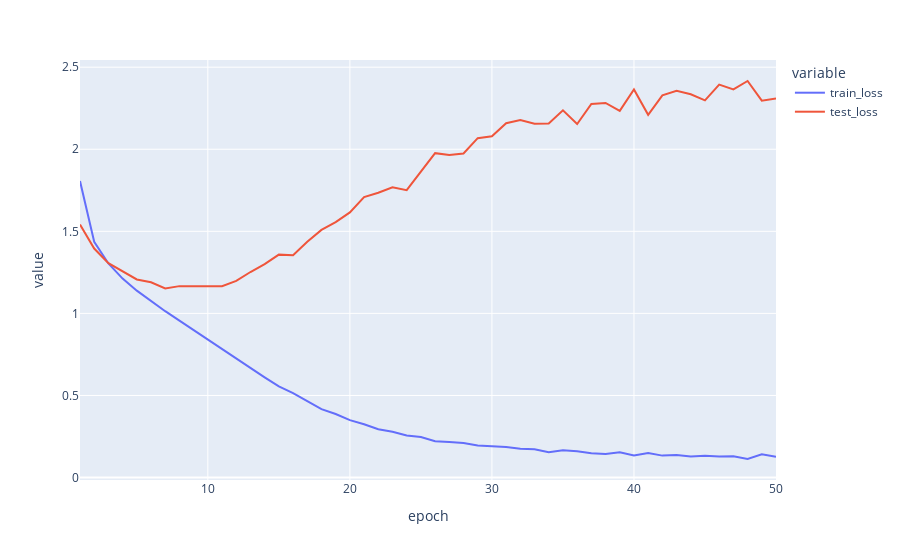
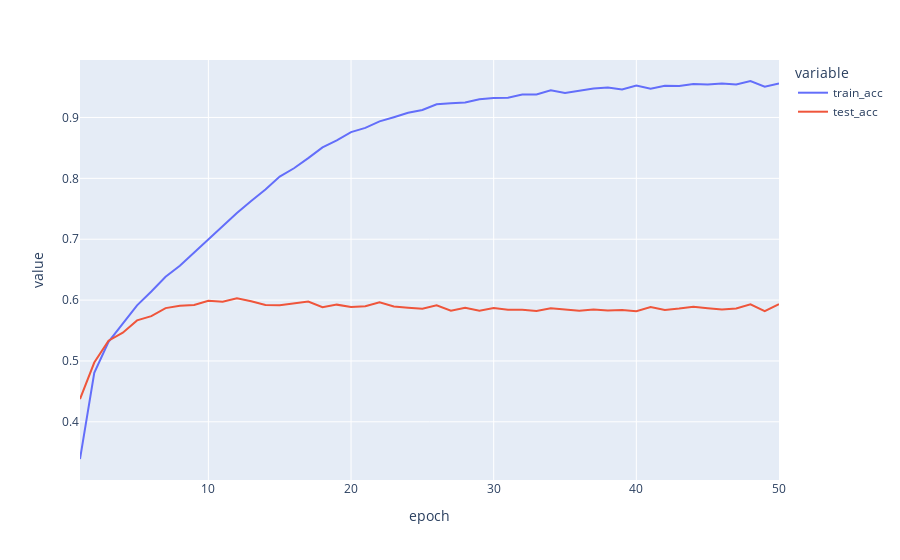

The notebook cell these images were saved under, in order:
### Code cell
import plotly.express as px

history_df = pd.read_csv("./history_convt.csv")

fig = px.line(history_df, x="epoch", y=["train_loss", "test_loss"])
fig.show()

fig = px.line(history_df, x="epoch", y=["train_acc", "test_acc"])
fig.show()

### Figure 1 — Plotly figure (JSON) as saved in the notebook; plotly's stock layout.template omitted (floating-point values rounded to 4 significant figures)
{"data": [{"hovertemplate": "variable=train_loss<br>epoch=%{x}<br>value=%{y}<extra></extra>", "legendgroup": "train_loss", "line": {"color": "#636efa", "dash": "solid"}, "marker": {"symbol": "circle"}, "mode": "lines", "name": "train_loss", "orientation": "v", "showlegend": true, "type": "scatter", "x": [1, 2, 3, 4, 5, 6, 7, 8, 9, 10, 11, 12, 13, 14, 15, 16, 17, 18, 19, 20, 21, 22, 23, 24, 25, 26, 27, 28, 29, 30, 31, 32, 33, 34, 35, 36, 37, 38, 39, 40, 41, 42, 43, 44, 45, 46, 47, 48, 49, 50], "xaxis": "x", "y": [1.807, 1.437, 1.304, 1.212, 1.139, 1.076, 1.013, 0.9559, 0.8981, 0.8407, 0.7826, 0.7233, 0.6637, 0.6104, 0.555, 0.514, 0.4663, 0.4165, 0.387, 0.3495, 0.3246, 0.2939, 0.2788, 0.256, 0.2473, 0.2207, 0.2169, 0.2109, 0.1956, 0.189, 0.1863, 0.1749, 0.1728, 0.1541, 0.166, 0.1604, 0.1473, 0.1436, 0.1535, 0.1347, 0.1494, 0.1335, 0.1367, 0.1286, 0.132, 0.1279, 0.1303, 0.113, 0.1421, 0.1262], "yaxis": "y"}, {"hovertemplate": "variable=test_loss<br>epoch=%{x}<br>value=%{y}<extra></extra>", "legendgroup": "test_loss", "line": {"color": "#EF553B", "dash": "solid"}, "marker": {"symbol": "circle"}, "mode": "lines", "name": "test_loss", "orientation": "v", "showlegend": true, "type": "scatter", "x": [1, 2, 3, 4, 5, 6, 7, 8, 9, 10, 11, 12, 13, 14, 15, 16, 17, 18, 19, 20, 21, 22, 23, 24, 25, 26, 27, 28, 29, 30, 31, 32, 33, 34, 35, 36, 37, 38, 39, 40, 41, 42, 43, 44, 45, 46, 47, 48, 49, 50], "xaxis": "x", "y": [1.542, 1.395, 1.306, 1.254, 1.207, 1.19, 1.152, 1.166, 1.165, 1.163, 1.166, 1.198, 1.252, 1.3, 1.358, 1.354, 1.437, 1.508, 1.556, 1.615, 1.709, 1.735, 1.769, 1.751, 1.86, 1.976, 1.965, 1.974, 2.068, 2.079, 2.159, 2.178, 2.155, 2.156, 2.237, 2.154, 2.276, 2.282, 2.234, 2.364, 2.21, 2.328, 2.356, 2.335, 2.298, 2.394, 2.365, 2.416, 2.296, 2.309], "yaxis": "y"}], "layout": {"legend": {"title": {"text": "variable"}, "tracegroupgap": 0}, "margin": {"t": 60}, "xaxis": {"anchor": "y", "domain": [0, 1], "title": {"text": "epoch"}}, "yaxis": {"anchor": "x", "domain": [0, 1], "title": {"text": "value"}}}}

### Figure 2 — Plotly figure (JSON) as saved in the notebook; plotly's stock layout.template omitted (floating-point values rounded to 4 significant figures)
{"data": [{"hovertemplate": "variable=train_acc<br>epoch=%{x}<br>value=%{y}<extra></extra>", "legendgroup": "train_acc", "line": {"color": "#636efa", "dash": "solid"}, "marker": {"symbol": "circle"}, "mode": "lines", "name": "train_acc", "orientation": "v", "showlegend": true, "type": "scatter", "x": [1, 2, 3, 4, 5, 6, 7, 8, 9, 10, 11, 12, 13, 14, 15, 16, 17, 18, 19, 20, 21, 22, 23, 24, 25, 26, 27, 28, 29, 30, 31, 32, 33, 34, 35, 36, 37, 38, 39, 40, 41, 42, 43, 44, 45, 46, 47, 48, 49, 50], "xaxis": "x", "y": [0.3389, 0.4803, 0.5313, 0.5621, 0.5914, 0.6141, 0.6383, 0.6565, 0.6785, 0.7002, 0.7216, 0.743, 0.7629, 0.7818, 0.8028, 0.8166, 0.8333, 0.8509, 0.8625, 0.8759, 0.8829, 0.8937, 0.9004, 0.9077, 0.9124, 0.9216, 0.9236, 0.9247, 0.93, 0.9321, 0.9326, 0.9377, 0.9379, 0.9448, 0.9403, 0.9438, 0.9477, 0.9494, 0.9459, 0.9527, 0.9474, 0.9521, 0.9519, 0.9551, 0.9541, 0.9558, 0.9542, 0.9599, 0.9505, 0.9559], "yaxis": "y"}, {"hovertemplate": "variable=test_acc<br>epoch=%{x}<br>value=%{y}<extra></extra>", "legendgroup": "test_acc", "line": {"color": "#EF553B", "dash": "solid"}, "marker": {"symbol": "circle"}, "mode": "lines", "name": "test_acc", "orientation": "v", "showlegend": true, "type": "scatter", "x": [1, 2, 3, 4, 5, 6, 7, 8, 9, 10, 11, 12, 13, 14, 15, 16, 17, 18, 19, 20, 21, 22, 23, 24, 25, 26, 27, 28, 29, 30, 31, 32, 33, 34, 35, 36, 37, 38, 39, 40, 41, 42, 43, 44, 45, 46, 47, 48, 49, 50], "xaxis": "x", "y": [0.4374, 0.4974, 0.5332, 0.5465, 0.5666, 0.5736, 0.5868, 0.5905, 0.592, 0.599, 0.5971, 0.603, 0.5981, 0.5921, 0.5917, 0.5952, 0.5977, 0.5882, 0.5925, 0.5886, 0.5898, 0.5962, 0.5896, 0.5875, 0.5859, 0.5915, 0.5825, 0.5875, 0.5827, 0.5868, 0.5843, 0.5842, 0.582, 0.5866, 0.5847, 0.5826, 0.5847, 0.583, 0.5837, 0.5818, 0.5885, 0.5837, 0.586, 0.5889, 0.5865, 0.5846, 0.5861, 0.5929, 0.5817, 0.5933], "yaxis": "y"}], "layout": {"legend": {"title": {"text": "variable"}, "tracegroupgap": 0}, "margin": {"t": 60}, "xaxis": {"anchor": "y", "domain": [0, 1], "title": {"text": "epoch"}}, "yaxis": {"anchor": "x", "domain": [0, 1], "title": {"text": "value"}}}}
